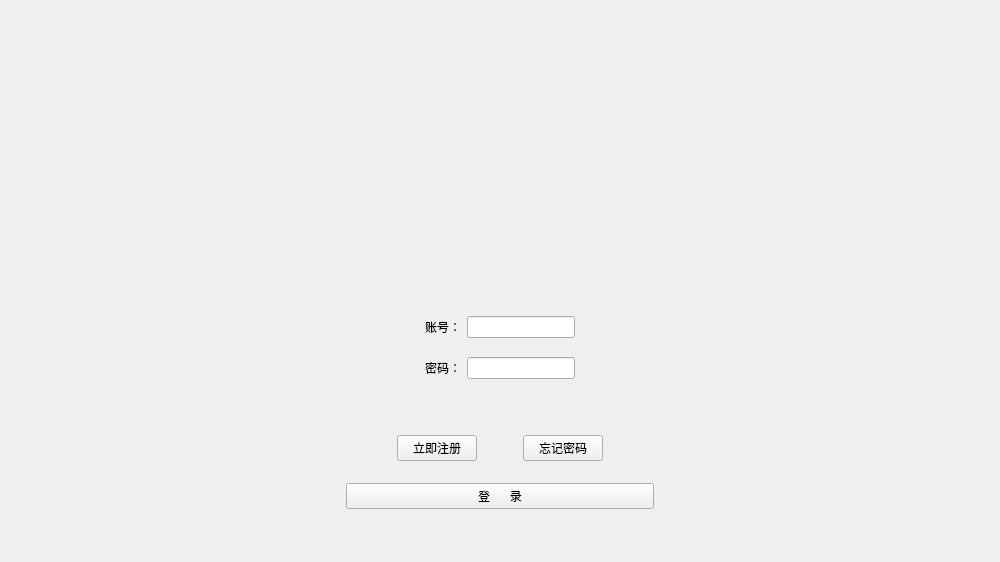
<?xml version="1.0" encoding="UTF-8"?>
<ui version="4.0">
 <class>MainWindow</class>
 <widget class="QMainWindow" name="MainWindow">
  <property name="geometry">
   <rect>
    <x>0</x>
    <y>0</y>
    <width>1000</width>
    <height>562</height>
   </rect>
  </property>
  <property name="sizePolicy">
   <sizepolicy hsizetype="Fixed" vsizetype="Fixed">
    <horstretch>0</horstretch>
    <verstretch>0</verstretch>
   </sizepolicy>
  </property>
  <property name="minimumSize">
   <size>
    <width>1000</width>
    <height>562</height>
   </size>
  </property>
  <property name="maximumSize">
   <size>
    <width>1000</width>
    <height>562</height>
   </size>
  </property>
  <property name="windowTitle">
   <string>MainWindow</string>
  </property>
  <widget class="QWidget" name="main">
   <property name="sizePolicy">
    <sizepolicy hsizetype="Fixed" vsizetype="Fixed">
     <horstretch>0</horstretch>
     <verstretch>0</verstretch>
    </sizepolicy>
   </property>
   <property name="minimumSize">
    <size>
     <width>1000</width>
     <height>562</height>
    </size>
   </property>
   <property name="maximumSize">
    <size>
     <width>1000</width>
     <height>562</height>
    </size>
   </property>
   <layout class="QGridLayout" name="gridLayout_2">
    <item row="1" column="2">
     <spacer name="horizontalSpacer_7">
      <property name="orientation">
       <enum>Qt::Horizontal</enum>
      </property>
      <property name="sizeHint" stdset="0">
       <size>
        <width>40</width>
        <height>20</height>
       </size>
      </property>
     </spacer>
    </item>
    <item row="1" column="1">
     <widget class="QWidget" name="in" native="true">
      <property name="sizePolicy">
       <sizepolicy hsizetype="Expanding" vsizetype="Expanding">
        <horstretch>0</horstretch>
        <verstretch>0</verstretch>
       </sizepolicy>
      </property>
      <layout class="QVBoxLayout" name="verticalLayout_3">
       <item>
        <widget class="QWidget" name="widget_2" native="true">
         <layout class="QGridLayout" name="gridLayout">
          <item row="0" column="0">
           <spacer name="horizontalSpacer">
            <property name="orientation">
             <enum>Qt::Horizontal</enum>
            </property>
            <property name="sizeHint" stdset="0">
             <size>
              <width>40</width>
              <height>20</height>
             </size>
            </property>
           </spacer>
          </item>
          <item row="0" column="1">
           <widget class="QLabel" name="num">
            <property name="text">
             <string>账号：</string>
            </property>
           </widget>
          </item>
          <item row="0" column="3">
           <spacer name="horizontalSpacer_2">
            <property name="orientation">
             <enum>Qt::Horizontal</enum>
            </property>
            <property name="sizeHint" stdset="0">
             <size>
              <width>40</width>
              <height>20</height>
             </size>
            </property>
           </spacer>
          </item>
          <item row="4" column="1">
           <widget class="QLabel" name="pas">
            <property name="text">
             <string>密码：</string>
            </property>
           </widget>
          </item>
          <item row="0" column="2">
           <widget class="QLineEdit" name="numin"/>
          </item>
          <item row="4" column="2">
           <widget class="QLineEdit" name="pasin">
            <property name="echoMode">
             <enum>QLineEdit::Password</enum>
            </property>
           </widget>
          </item>
         </layout>
         <zorder>num</zorder>
         <zorder>pas</zorder>
         <zorder>horizontalSpacer</zorder>
         <zorder>horizontalSpacer_2</zorder>
         <zorder>numin</zorder>
         <zorder>pasin</zorder>
        </widget>
       </item>
       <item>
        <widget class="QWidget" name="widget" native="true">
         <layout class="QVBoxLayout" name="verticalLayout_2">
          <item>
           <widget class="QWidget" name="widget_3" native="true">
            <layout class="QHBoxLayout" name="horizontalLayout">
             <item>
              <spacer name="horizontalSpacer_3">
               <property name="orientation">
                <enum>Qt::Horizontal</enum>
               </property>
               <property name="sizeHint" stdset="0">
                <size>
                 <width>40</width>
                 <height>20</height>
                </size>
               </property>
              </spacer>
             </item>
             <item>
              <widget class="QPushButton" name="reg">
               <property name="mouseTracking">
                <bool>false</bool>
               </property>
               <property name="text">
                <string>立即注册</string>
               </property>
               <property name="checkable">
                <bool>false</bool>
               </property>
              </widget>
             </item>
             <item>
              <spacer name="horizontalSpacer_5">
               <property name="orientation">
                <enum>Qt::Horizontal</enum>
               </property>
               <property name="sizeHint" stdset="0">
                <size>
                 <width>40</width>
                 <height>20</height>
                </size>
               </property>
              </spacer>
             </item>
             <item>
              <widget class="QPushButton" name="forget">
               <property name="text">
                <string>忘记密码</string>
               </property>
              </widget>
             </item>
             <item>
              <spacer name="horizontalSpacer_4">
               <property name="orientation">
                <enum>Qt::Horizontal</enum>
               </property>
               <property name="sizeHint" stdset="0">
                <size>
                 <width>40</width>
                 <height>20</height>
                </size>
               </property>
              </spacer>
             </item>
            </layout>
           </widget>
          </item>
          <item>
           <widget class="QPushButton" name="ok">
            <property name="text">
             <string>登      录</string>
            </property>
           </widget>
          </item>
         </layout>
        </widget>
       </item>
       <item>
        <widget class="QLabel" name="err">
         <property name="sizePolicy">
          <sizepolicy hsizetype="Preferred" vsizetype="Fixed">
           <horstretch>0</horstretch>
           <verstretch>0</verstretch>
          </sizepolicy>
         </property>
         <property name="text">
          <string/>
         </property>
        </widget>
       </item>
      </layout>
     </widget>
    </item>
    <item row="0" column="1">
     <spacer name="verticalSpacer">
      <property name="orientation">
       <enum>Qt::Vertical</enum>
      </property>
      <property name="sizeHint" stdset="0">
       <size>
        <width>20</width>
        <height>40</height>
       </size>
      </property>
     </spacer>
    </item>
    <item row="1" column="0">
     <spacer name="horizontalSpacer_6">
      <property name="orientation">
       <enum>Qt::Horizontal</enum>
      </property>
      <property name="sizeHint" stdset="0">
       <size>
        <width>40</width>
        <height>20</height>
       </size>
      </property>
     </spacer>
    </item>
   </layout>
  </widget>
 </widget>
 <layoutdefault spacing="6" margin="11"/>
 <resources/>
 <connections/>
</ui>
